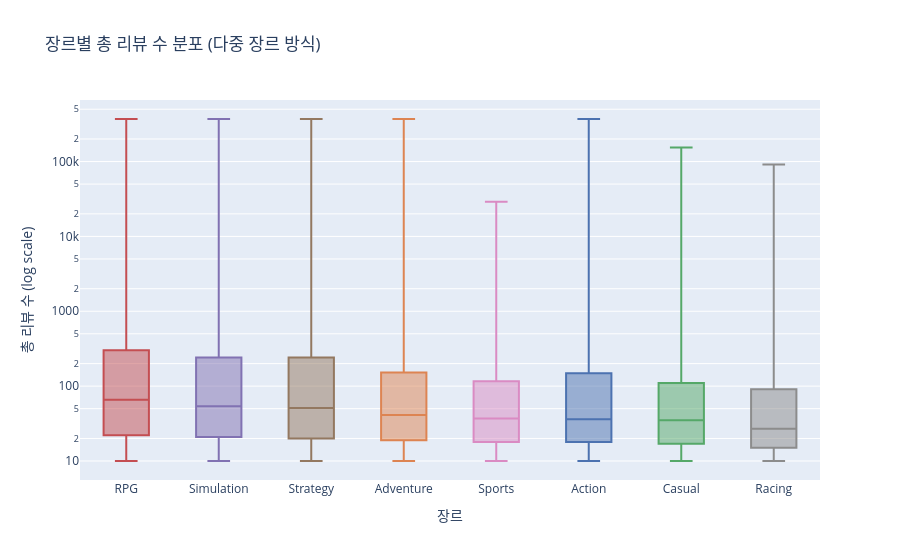

Notebook source saved alongside this figure:
### Markdown cell above
## 3. 장르별 리뷰 수 분포 (시장 규모)

### Code cell
genre_order_reviews = (
    df.groupby('genre')['total_reviews']
    .median()
    .sort_values(ascending=False)
    .index.tolist()
)

fig = px.box(
    df,
    x='genre', y='total_reviews',
    category_orders={'genre': genre_order_reviews},
    color='genre',
    color_discrete_map=COLOR_MAP,
    points=False,
    title='장르별 총 리뷰 수 분포 (다중 장르 방식)',
    labels={'genre': '장르', 'total_reviews': '총 리뷰 수 (log scale)'},
)
fig.update_layout(showlegend=False, yaxis_type='log')
fig.show()

print('장르별 리뷰 수 통계:')
display(
    df.groupby('genre')['total_reviews']
    .agg(['count', 'median', 'mean', 'std'])
    .round(1)
    .sort_values('median', ascending=False)
)

### Figure 1 — Plotly figure (JSON) as saved in the notebook; plotly's stock layout.template omitted (floating-point values rounded to 4 significant figures; data arrays with more than 128 entries replaced by an {"elided": "..."} marker saying what was removed)
{"data": [{"alignmentgroup": "True", "boxpoints": false, "hovertemplate": "장르=%{x}<br>총 리뷰 수 (log scale)=%{y}<extra></extra>", "legendgroup": "RPG", "marker": {"color": "#C44E52"}, "name": "RPG", "notched": false, "offsetgroup": "RPG", "orientation": "v", "showlegend": true, "type": "box", "x": {"elided": "1967 str values"}, "x0": " ", "xaxis": "x", "y": {"elided": "1967 int values"}, "y0": " ", "yaxis": "y"}, {"alignmentgroup": "True", "boxpoints": false, "hovertemplate": "장르=%{x}<br>총 리뷰 수 (log scale)=%{y}<extra></extra>", "legendgroup": "Simulation", "marker": {"color": "#8172B2"}, "name": "Simulation", "notched": false, "offsetgroup": "Simulation", "orientation": "v", "showlegend": true, "type": "box", "x": {"elided": "2308 str values"}, "x0": " ", "xaxis": "x", "y": {"elided": "2308 int values"}, "y0": " ", "yaxis": "y"}, {"alignmentgroup": "True", "boxpoints": false, "hovertemplate": "장르=%{x}<br>총 리뷰 수 (log scale)=%{y}<extra></extra>", "legendgroup": "Strategy", "marker": {"color": "#937860"}, "name": "Strategy", "notched": false, "offsetgroup": "Strategy", "orientation": "v", "showlegend": true, "type": "box", "x": {"elided": "1916 str values"}, "x0": " ", "xaxis": "x", "y": {"elided": "1916 int values"}, "y0": " ", "yaxis": "y"}, {"alignmentgroup": "True", "boxpoints": false, "hovertemplate": "장르=%{x}<br>총 리뷰 수 (log scale)=%{y}<extra></extra>", "legendgroup": "Adventure", "marker": {"color": "#DD8452"}, "name": "Adventure", "notched": false, "offsetgroup": "Adventure", "orientation": "v", "showlegend": true, "type": "box", "x": {"elided": "4496 str values"}, "x0": " ", "xaxis": "x", "y": {"elided": "4496 int values"}, "y0": " ", "yaxis": "y"}, {"alignmentgroup": "True", "boxpoints": false, "hovertemplate": "장르=%{x}<br>총 리뷰 수 (log scale)=%{y}<extra></extra>", "legendgroup": "Sports", "marker": {"color": "#DA8BC3"}, "name": "Sports", "notched": false, "offsetgroup": "Sports", "orientation": "v", "showlegend": true, "type": "box", "x": {"elided": "323 str values"}, "x0": " ", "xaxis": "x", "y": {"elided": "323 int values"}, "y0": " ", "yaxis": "y"}, {"alignmentgroup": "True", "boxpoints": false, "hovertemplate": "장르=%{x}<br>총 리뷰 수 (log scale)=%{y}<extra></extra>", "legendgroup": "Action", "marker": {"color": "#4C72B0"}, "name": "Action", "notched": false, "offsetgroup": "Action", "orientation": "v", "showlegend": true, "type": "box", "x": {"elided": "3846 str values"}, "x0": " ", "xaxis": "x", "y": {"elided": "3846 int values"}, "y0": " ", "yaxis": "y"}, {"alignmentgroup": "True", "boxpoints": false, "hovertemplate": "장르=%{x}<br>총 리뷰 수 (log scale)=%{y}<extra></extra>", "legendgroup": "Casual", "marker": {"color": "#55A868"}, "name": "Casual", "notched": false, "offsetgroup": "Casual", "orientation": "v", "showlegend": true, "type": "box", "x": {"elided": "3870 str values"}, "x0": " ", "xaxis": "x", "y": {"elided": "3870 int values"}, "y0": " ", "yaxis": "y"}, {"alignmentgroup": "True", "boxpoints": false, "hovertemplate": "장르=%{x}<br>총 리뷰 수 (log scale)=%{y}<extra></extra>", "legendgroup": "Racing", "marker": {"color": "#8C8C8C"}, "name": "Racing", "notched": false, "offsetgroup": "Racing", "orientation": "v", "showlegend": true, "type": "box", "x": {"elided": "283 str values"}, "x0": " ", "xaxis": "x", "y": {"elided": "283 int values"}, "y0": " ", "yaxis": "y"}], "layout": {"boxmode": "overlay", "legend": {"title": {"text": "장르"}, "tracegroupgap": 0}, "showlegend": false, "title": {"text": "장르별 총 리뷰 수 분포 (다중 장르 방식)"}, "xaxis": {"anchor": "y", "categoryarray": ["RPG", "Simulation", "Strategy", "Adventure", "Sports", "Action", "Casual", "Racing"], "categoryorder": "array", "domain": [0, 1], "title": {"text": "장르"}}, "yaxis": {"anchor": "x", "domain": [0, 1], "title": {"text": "총 리뷰 수 (log scale)"}, "type": "log"}}}
